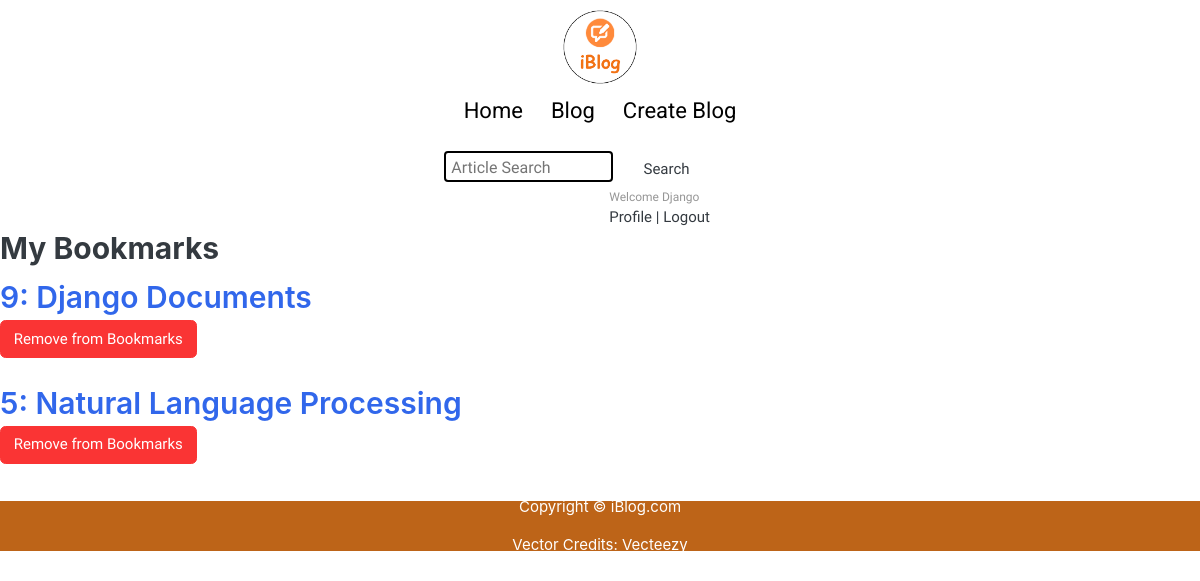
Page /blog/bookmarks/ (signed in) on the earlier database version.
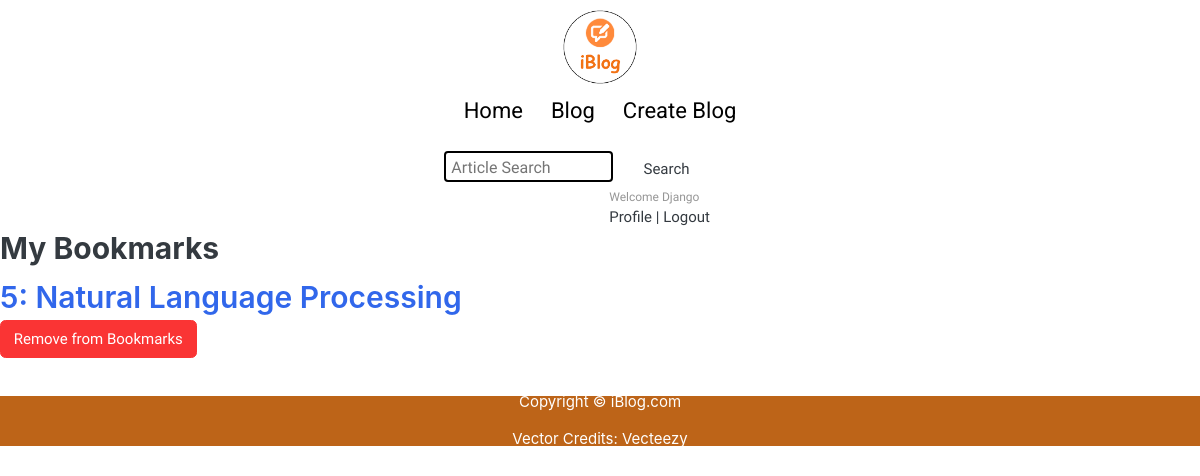
Same page on the later database version.
### blog/models.py (models this page shows, shortened)
class Bookmark(models.Model):
    user = models.ForeignKey(User, on_delete=models.CASCADE)
    post = models.ForeignKey(Post, on_delete=models.CASCADE, null=True, blank=True)

class Post(models.Model):
    title = models.CharField(max_length=200)
    body = models.TextField()
    categories = models.ManyToManyField(Category)
    author = models.ForeignKey(User, on_delete=models.CASCADE)
    image = models.ImageField(upload_to='photos/blog', blank=True)
    date = models.DateTimeField(auto_now_add=True)
    modified_date = models.DateTimeField(auto_now=True)

### blog/views.py (the view)
# urls.py: path('bookmarks/', views.bookmarks_list, name='bookmarks_list'),
@login_required
def bookmarks_list(request):
    bookmarks = Bookmark.objects.filter(user=request.user)
    return render(request, 'blog/bookmarks_list.html', {'bookmarks': bookmarks})

### blog/templates/blog/bookmarks_list.html (shortened to what this page needs)
{% extends "base.html" %}
{% block body %}
<h2>My Bookmarks</h2>
<ul>
  {% for bookmark in bookmarks %}
  <li>
    <a style="font-size: 30px; font-weight:600;" href="{% url 'blog_detail' bookmark.post.id %}">{{bookmark.post.id}}:
      {{ bookmark.post.title }}</a>
    <form method="post" action="{% url 'bookmark_remove' bookmark.id %}">
      <a href="{% url 'bookmarks_list' %}"><button class="btn btn-danger" type="submit">Remove from
          Bookmarks</button></a>
    </form>
  </li><br>
  {% empty %}
  <li>No bookmarks yet.</li>
  {% endfor %}
</ul>
{% endblock %}

Differences in the rows shown:
removed Bookmark: post.id "9", post "Django Documents"
